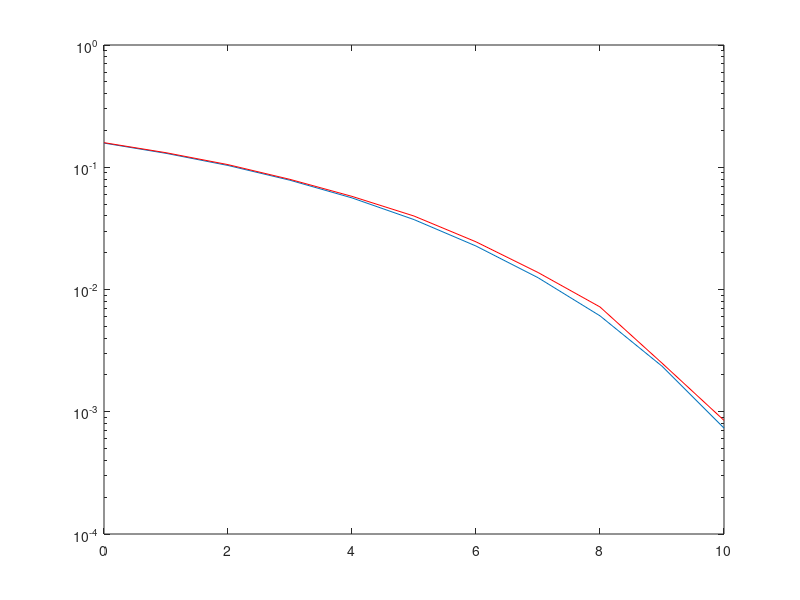

Write MATLAB code to recreate this figure.
%%bitstream generation and BPSK symbols
Bits=randi([0,1],1,200000);
Symb=Bits*2-1;
%%Noise generation
ni=randn(1,200000);
nj=randn(1,200000);
N=ni+j*nj;
V= [0.1, 0.1259, 0.1585, 0.1995, 0.2512, 0.3162, 0.3981, 0.5012, 0.6310, 0.7943, 1];%% variance values
%%simulate for BER CALC
ber=[];
for v=V
    n=N.*sqrt(v);
    signal=Symb+n;
    %%symbols detection and demodulation;
    reSymb=ones(1,200000);
    reSymb(find(real(signal)<=0))=-1;
    reBits=ones(1,200000);
    reBits(find(reSymb==-1))=0; 
    %%ber calc
    b=sum(Bits~=reBits)/200000;
    ber=[ber b];  
end
snr=10*log10(1./V); %% snr_dB
semilogy(snr,ber);

%%%%%%%%%%% QPSK %%%%%%%%%%%%%
%% generate bit stream
bitsNum=20000;
I = 2*randi([0,1],1,bitsNum)-1;
Q = 2*randi([0,1],1,bitsNum)-1;

%% QPSK Modulation
Syms=sqrt(0.5)*(I+j*Q); %% 0*2-1 = -1 AND 1*2-1 = 1 (THUS from 0/1 to -1/1)

%% AWGN
noise=randn(1,bitsNum)+i*randn(1,bitsNum);

%% BER Calculation
ber=[]; %empty vector for concatination ber reults
var=[0.1, 0.1259, 0.1585, 0.1995, 0.2512, 0.3162, 0.3981, 0.5012, 0.6310, 0.7943, 1]; 
for v=var;
    n=sqrt(v/2).*noise;
    
    % recived signal:
    y=Syms+n;
    
    % ML rule:
    deI=ones(1,bitsNum); % initiat detection vector with all ones.
    deI(find(real(y)<=0))=-1; % replace the value by -1 in the corresponding locations to real(y)<0
                                                      % imagiry part is ignored as it's pure noise                           
    
    deQ=ones(1,bitsNum); % initiat detection vector with all ones.
    deQ(find(imag(y)<=0))=-1;
    
    % Demodulation
      
    % BER
    b=(sum(I~=deI)+sum(Q~=deQ))/(2*bitsNum);
    ber=[ber b];                                                   
    
end
snr=10*log10(1./var);
hold on;
semilogy(snr,ber,'r');

